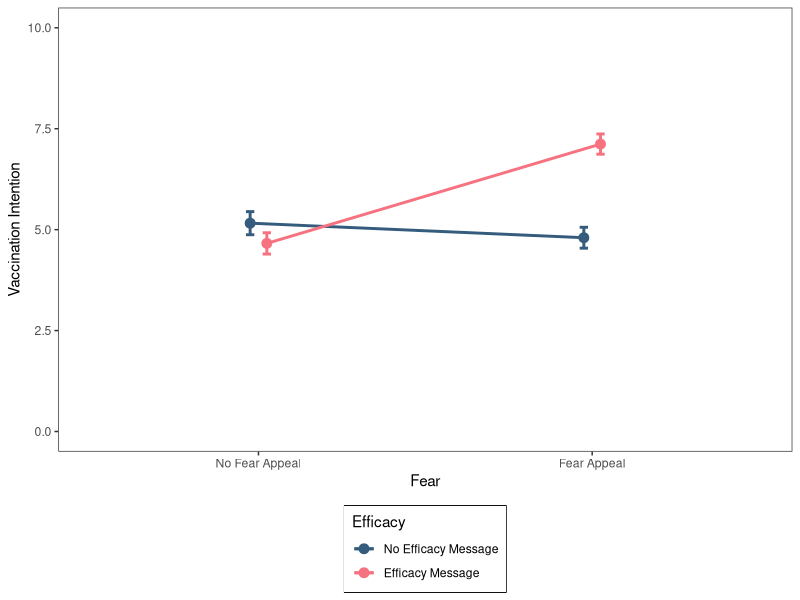
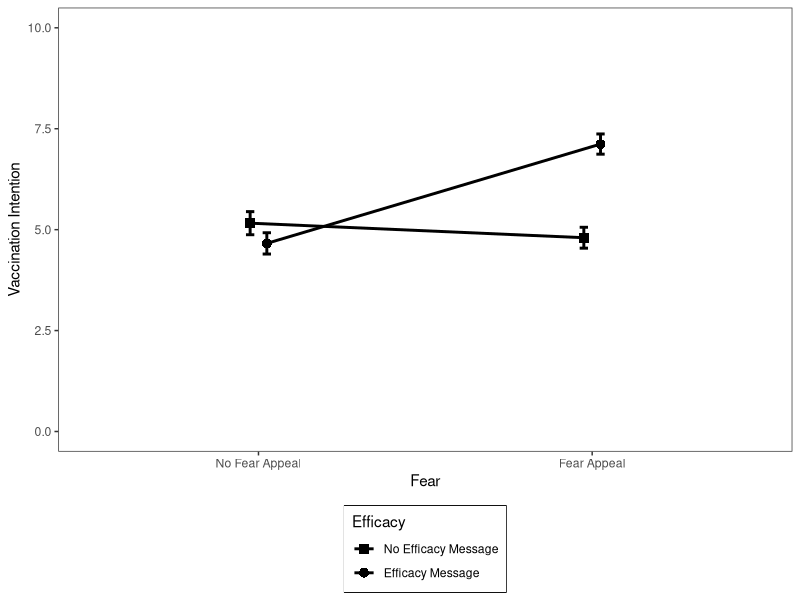
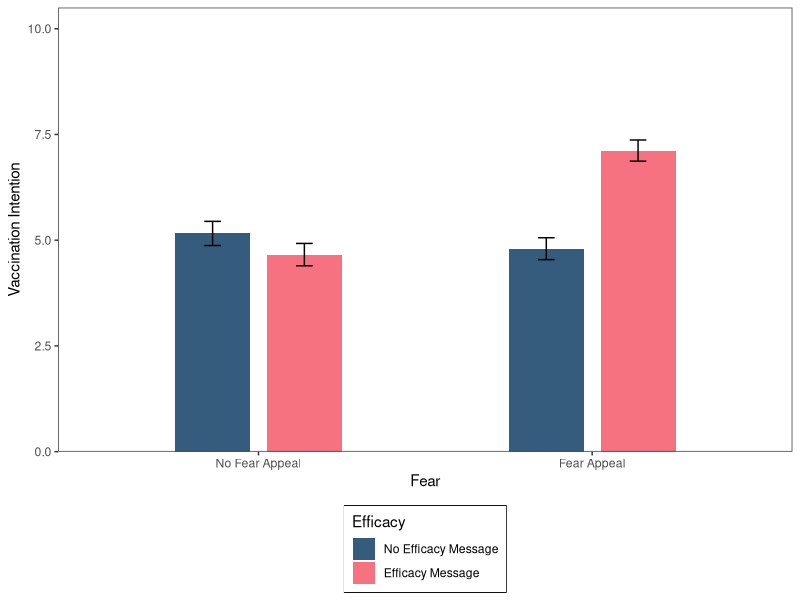
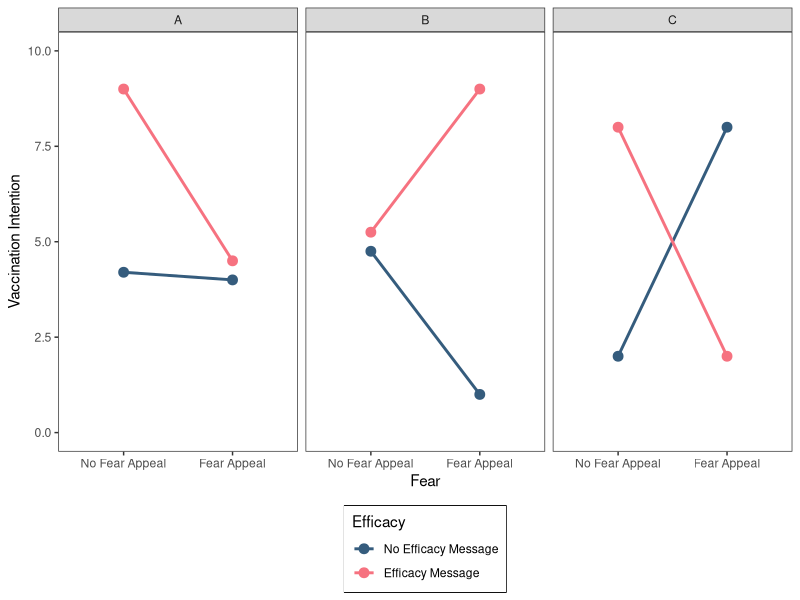
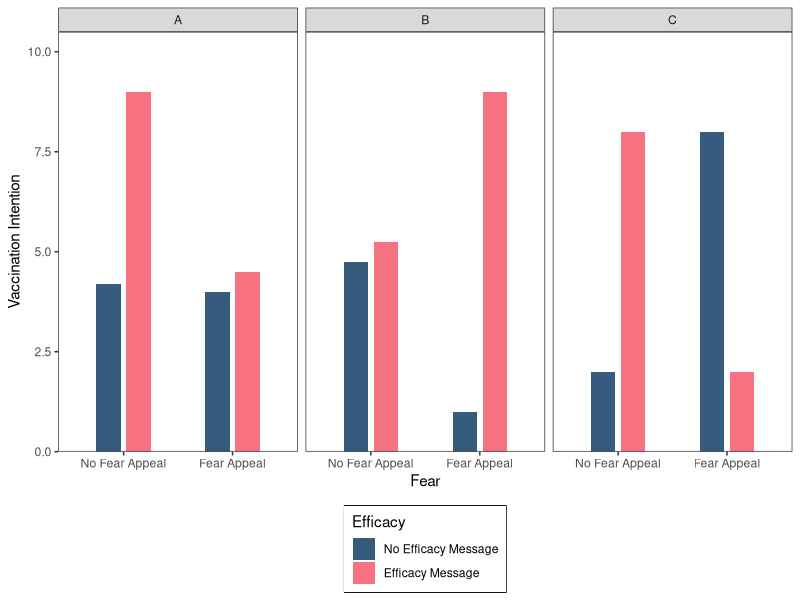
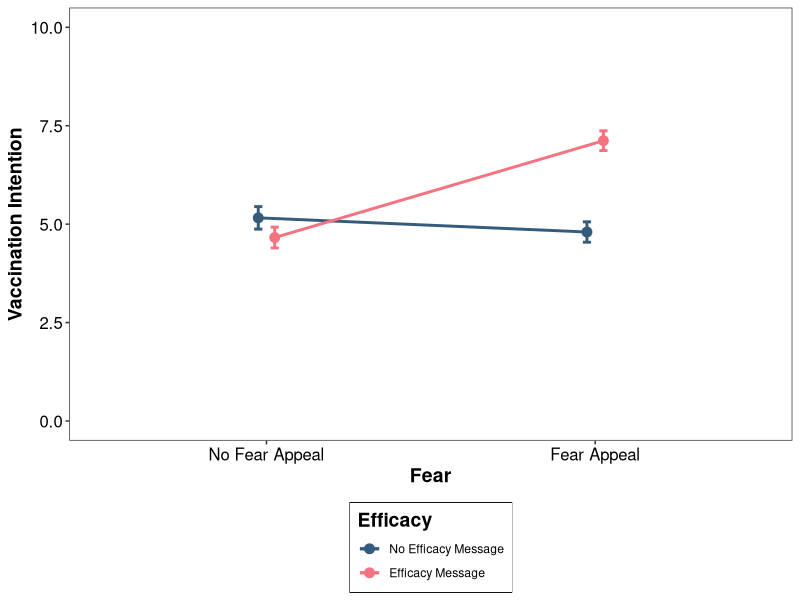
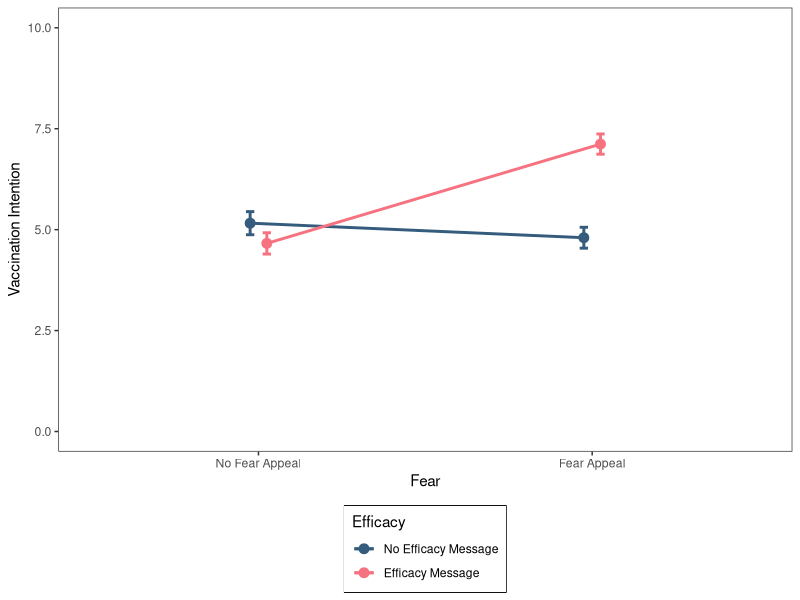
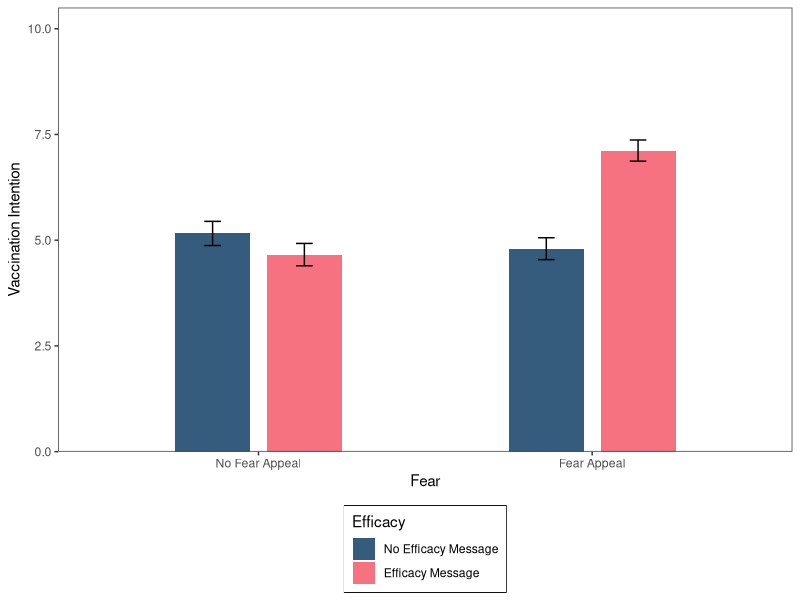

Write the R code that produced these figures, in order.
## ---- chunk 1
knitr::opts_chunk$set(echo = TRUE)
## ---- chunk 2
library("tidyverse")
library("rstatix")
## ---- chunk 3
# Import the data
vacData = read_csv("data/Wk6/fearVac.csv")
# View the data
(vacData)
## ---- chunk 4
# Convert "Fear" and "Efficacy" into factors
# Ensure that "No Fear Appeal" IS Level 1 of the Fear factor and "No Efficacy Message" is Level 1 of the Efficacy factor
vacData$Fear     = factor(vacData$Fear, levels = c("No Fear Appeal","Fear Appeal"))
vacData$Efficacy = factor(vacData$Efficacy, levels = c("No Efficacy Message","Efficacy Message"))
## ---- chunk 5
# Convert "Fear" and "Efficacy" into factors
# Ensure that "No Fear Appeal" IS Level 1 of the Fear factor and "No Efficacy Message" is Level 1 of the Efficacy factor
vacData$Fear     = factor(vacData$Fear, levels = c("No Fear Appeal","Fear Appeal"))
vacData$Efficacy = factor(vacData$Efficacy, levels = c("No Efficacy Message","Efficacy Message"))
## ---- chunk 6
(vacData)
## ---- chunk 7
# Generate descriptive statistics for the four conditions
descriptives = vacData %>%
  # Organise output by Fear and Efficacy
  group_by(Fear,Efficacy) %>%
  # Get the mean, sd, se, and ci
  get_summary_stats(Intention, show = c("mean", "sd", "se", "ci"))
  # Round the results to *at least* two-decimal places
  options(digits = 5)
  # Print the results
  print.data.frame(descriptives)
## ---- chunk 8
descriptives = vacData %>%
  # Organise output by Fear and Efficacy
  group_by(Fear,Efficacy) %>%
  # Get the mean, sd, se, and ci
  get_summary_stats(Intention, show = c("mean", "sd", "se", "ci"))
  # Round the results to *at least* two-decimal places
  options(digits = 4)
  # Print the results
  print.data.frame(descriptives)
## ---- chunk 9
# jitt is used later to add a small amount of spatial jitter to our lines, data points, and error bars to prevent them from overlapping
jitt = position_dodge(0.1)
# Using the dataframe called descriptives, place "Fear" on the x-axis, "mean" on the y-axis, and group the data
# according to the two levels of the "Efficacy" factor
ggplot(data = descriptives, mapping = aes(x = Fear, y = mean, group = Efficacy)) +
    # geom_line produces two lines: one for "no efficacy message" and one for "efficacy message"
    geom_line(size = 1, position = jitt, aes(color = Efficacy)) +
    # geom_point adds mean data points to our lines
    geom_point(size = 3, position = jitt, aes(color = Efficacy)) +
    # geom_errorbar adds error bars to our geom_points - here we are using the standard error
    geom_errorbar(position = jitt, mapping = aes(ymin = mean - se, ymax = mean + se, color = Efficacy), size = 1, width = .05) +
    # Here we are manually setting the colour of the lines, data points, and error bars
    scale_color_manual(values=c("#355C7D", "#F67280")) +
    # Change y-axis lower and upper limits
    ylim(0,10) +
    # Manually set the x- and y-axis titles
    labs(x = "Fear", y = "Vaccination Intention") +
    # Use black and white theme for background
    theme_bw() +
    # The theme function allows us to set various properties of our figure manually
    theme(panel.grid.major = element_blank(), # Removes the major gridlines
          panel.grid.minor = element_blank(), # Removes the minor gridlines
          legend.box.background = element_rect(colour = "black"), # Adds a black border around the legend
          legend.position = "bottom", # Positions the legend at the bottom of the graph
          legend.direction = "vertical") # Orients the legend in the vertical direction
## ---- chunk 10
ggsave("FearAppealLinePlot.png", height = 6, width = 5, dpi = 300)
## ---- chunk 11
jitt = position_dodge(0.1)
ggplot(data = descriptives, mapping = aes(x = Fear, y = mean, group = Efficacy)) +
  # Here is the main bit of code that has changed from the last figure.
  # Previously we used aes(color = Efficacy) in geom_line and geom_point to
  # tell R to produce different colors for each level of the efficacy factor.
  # Now we are using aes(shape = Efficacy), which tells R to use different shapes instead.
  # Note also the custom specification of shapes below.
  ########################################################################
  geom_line(size = 1, position = jitt, aes(shape = Efficacy)) +
  geom_point(size = 3, position = jitt, aes(shape = Efficacy)) +
  # Custom values for the shapes: 15 = a black square, 16 = a black circle
  scale_shape_manual(values = c(15, 16)) +
  ########################################################################
  geom_errorbar(position = jitt, mapping = aes(ymin = mean - se, ymax = mean + se, color = Efficacy), size = 1, width = .05) +
  # We are also manually setting the color of both lines, data points, and error bars to black
  scale_color_manual(values=c("#000000", "#000000")) +
  ylim(0,10) +
  labs(x = "Fear", y = "Vaccination Intention") +
  theme_bw() +
  theme(panel.grid.major = element_blank(),
        panel.grid.minor = element_blank(),
        legend.box.background = element_rect(colour = "black"),
        legend.position = "bottom",
        legend.direction = "vertical")
## ---- chunk 12
# Using the dataframe called descriptives, place "Fear" on the x-axis, "mean" on the y-axis, and group the data
# according to the two levels of the "Efficacy" factor
ggplot(data = descriptives, mapping = aes(x = Fear, y = mean, fill = Efficacy)) +
  # geom_col is used to create our bar plots. Width and position_dodge control the width and degree of spatial
  # separation of the bars, respectively
  geom_col(width = 0.45, position = position_dodge(0.55)) +
  # geom_errorbar adds error bars to our geom_cols - here we are using the standard error
  geom_errorbar(mapping = aes(ymin = mean - se, ymax = mean + se),
      size = .5, width = .1, position = position_dodge(.55)) +
  # Here we are manually setting the colour of the columns and error bars
  scale_fill_manual(values = c("#355C7D", "#F67280")) +
  # We are using scale_y_continuous this time to set the y-axis limits because we want to remove the
  # white space that ggplot leaves between 0 and the x-axis line using expand = c(0,0).
  scale_y_continuous(limits = c(0,10.5), expand = c(0,0)) +
  # Manually set the x- and y-axis titles
  labs(x = "Fear", y = "Vaccination Intention") +
  # Use black and white theme for background
  theme_bw() +
  # The theme function allows us to set various properties of our figure manually
  theme(panel.grid.major = element_blank(), # Removes the major gridlines
        panel.grid.minor = element_blank(), # Removes the minor gridlines
        legend.box.background = element_rect(colour = "black"), # Adds a black border around the legend
        legend.position = "bottom", # Positions the legend at the bottom of the graph
        legend.direction = "vertical") # Orients the legend in the vertical direction
## ---- chunk 13
ggsave("FearAppealBarPlot.png", height = 6, width = 5, dpi = 300)
## ---- chunk 14
threeInteractions = tibble(
  Example = c("A","A","A","A","B","B","B","B","C","C","C","C"),
  Fear = c("No Fear Appeal","No Fear Appeal","Fear Appeal","Fear Appeal",
        "No Fear Appeal","No Fear Appeal","Fear Appeal","Fear Appeal",
        "No Fear Appeal","No Fear Appeal","Fear Appeal","Fear Appeal"),
  Efficacy = c("No Efficacy Message","Efficacy Message","No Efficacy Message","Efficacy Message",
        "No Efficacy Message","Efficacy Message","No Efficacy Message","Efficacy Message",
        "No Efficacy Message","Efficacy Message","No Efficacy Message","Efficacy Message"),
  Mean  = c(4.2,9,4,4.5,4.75,5.25,1,9,2,8,8,2)
)
# Make sure "Example", "Fear", and "Efficacy" are coded as factors
threeInteractions$Example  = factor(threeInteractions$Example) # "Example" is already organised alphabetically,
# which is what we want
threeInteractions$Fear     = factor(threeInteractions$Fear, levels = c("No Fear Appeal","Fear Appeal"))
threeInteractions$Efficacy = factor(threeInteractions$Efficacy, levels = c("No Efficacy Message","Efficacy Message"))
## ---- chunk 15
(threeInteractions)
## ---- chunk 16
# Using the dataframe called threeInteractions, place "Fear" on the x-axis, "Mean" on the y-axis,
# and group the data according to the two levels of "Efficacy"
ggplot(data = threeInteractions, mapping = aes(x = Fear, y = Mean, group = Efficacy)) +
  # geom_line produces two lines: one for "No Efficacy Message" and one for "Efficacy Message"
  geom_line(size = 1, aes(color = Efficacy)) +
  # geom_point adds mean data points to our lines
  geom_point(size = 3, aes(color = Efficacy)) +
  # Here we are manually setting the colour of the lines and data points
  scale_color_manual(values=c("#355C7D", "#F67280")) +
  # This tells ggplot to plot the figure with different panels for Examples A, B, and C on a single row.
  # You can also specify the number of columns as an option.
  ###################################
  facet_wrap(~Example, nrow = 1) +
  ###################################
  # Change y-axis lower and upper limits
  ylim(0,10) +
  # Manually set the x-axis, y-axis, and legend titles
  labs(x = "Fear", y = "Vaccination Intention", color = "Efficacy") +
  # Use black and white theme for background
  theme_bw() +
  # The theme function allows us to set various properties of our figure manually
  theme(panel.grid.major = element_blank(), # Removes the major gridlines
        panel.grid.minor = element_blank(), # Removes the minor gridlines
        legend.box.background = element_rect(colour = "black"), # Adds a black border around the legend
        legend.position = "bottom", # Positions the legend at the bottom of the graph
        legend.direction = "vertical") # Orients the legend in the vertical direction
## ---- chunk 17
ggsave("ThreeInteractionsLinePlot.png", height = 6, width = 8, dpi = 300)
## ---- chunk 18
# Using the dataframe called threeInteractions, place "Fear" on the x-axis, "Mean" on the y-axis,
# and group the data according to the two levels of "Efficacy"
ggplot(data = threeInteractions, mapping = aes(x = Fear, y = Mean, fill = Efficacy)) +
  # geom_col is used to create our bar plots. Width and position_dodge control the width and degree of spatial
  # separation of the bars, respectively
  geom_col(width = 0.45, position = position_dodge(0.55)) +
  # Here we are manually setting the colour of the columns
  scale_fill_manual(values = c("#355C7D", "#F67280")) +
  # This tells ggplot to plot the figure with different panels for Examples A, B, and C on a single row.
  # You can also specify the number of columns as an option.
  ###################################
  facet_wrap(~Example, nrow = 1) +
  ###################################
  # We are using scale_y_continuous this time to set the y-axis limits because we want to remove the
  # white space that ggplot leaves between 0 and the x-axis line using expand = c(0,0).
  scale_y_continuous(limits = c(0,10.5), expand = c(0,0)) +
  # Manually set the x-axis, y-axis, and legend titles
  labs(x = "Fear", y = "Vaccination Intention", fill = "Efficacy") +
  # Use black and white theme for background
  theme_bw() +
  # The theme function allows us to set various properties of our figure manually
  theme(panel.grid.major = element_blank(), # Removes the major gridlines
        panel.grid.minor = element_blank(), # Removes the minor gridlines
        legend.box.background = element_rect(colour = "black"), # Adds a black border around the legend
        legend.position = "bottom", # Positions the legend at the bottom of the graph
        legend.direction = "vertical") # Orients the legend in the vertical direction
## ---- chunk 19
ggsave("ThreeInteractionsBarPlot.png", height = 6, width = 8, dpi = 300)
## ---- chunk 20
# jitt is used later to add a small amount of spatial jitter to our lines, data points, and error bars to prevent them from overlapping
jitt = position_dodge(0.1)
# Using the dataframe called descriptives, place "Fear" on the x-axis, "mean" on the y-axis, and group the data
# according to the two levels of the "Efficacy" factor
ggplot(data = descriptives, mapping = aes(x = Fear, y = mean, group = Efficacy)) +
    # geom_line produces two lines: one for "no efficacy message" and one for "efficacy message"
    geom_line(size = 1, position = jitt, aes(color = Efficacy)) +
    # geom_point adds mean data points to our lines
    geom_point(size = 3, position = jitt, aes(color = Efficacy)) +
    # geom_errorbar adds error bars to our geom_points - here we are using the standard error
    geom_errorbar(position = jitt, mapping = aes(ymin = mean - se, ymax = mean + se, color = Efficacy), size = 1, width = .05) +
    # Here we are manually setting the colour of the lines, data points, and error bars
    scale_color_manual(values=c("#355C7D", "#F67280")) +
    # Change y-axis lower and upper limits
    ylim(0,10) +
    # Manually set the x- and y-axis titles
    labs(x = "Fear", y = "Vaccination Intention") +
    # Use black and white theme for background
    theme_bw() +
    # The theme function allows us to set various properties of our figure manually
    theme(panel.grid.major = element_blank(), # Removes the major gridlines
          panel.grid.minor = element_blank(), # Removes the minor gridlines
          legend.box.background = element_rect(colour = "black"), # Adds a black border around the legend
          legend.position = "bottom", # Positions the legend at the bottom of the graph
          legend.direction = "vertical", # Orients the legend in the vertical direction
          ##########################################################################
          # What follows is the extra bit of code needed to make the above changes #
          ##########################################################################
          axis.title.x = element_text(size = 14, face = "bold"), # Adjusts font style and size of x-axis label
          axis.text.x = element_text(size = 12, color = "black"), # Adjusts size and colour of x-axis text
          axis.title.y = element_text(size = 14, face = "bold"), # Adjusts font style and size of y-axis label
          axis.text.y = element_text(size = 12, color = "black"), # Adjusts size and colour of y-axis text
          legend.title = element_text(size = 14, face = "bold")) # Adjusts font style and size of legend title
